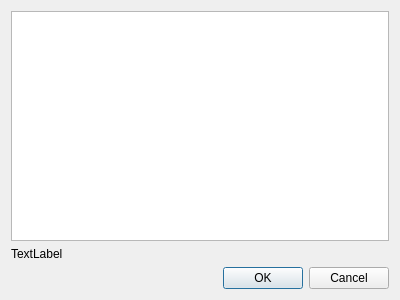
<?xml version="1.0" encoding="UTF-8"?>
<ui version="4.0">
 <class>CheckoutDialog</class>
 <widget class="QDialog" name="CheckoutDialog">
  <property name="geometry">
   <rect>
    <x>0</x>
    <y>0</y>
    <width>400</width>
    <height>300</height>
   </rect>
  </property>
  <property name="windowTitle">
   <string>Dialog</string>
  </property>
  <layout class="QVBoxLayout" name="verticalLayout">
   <item>
    <widget class="QListWidget" name="summaryListWidget"/>
   </item>
   <item>
    <widget class="QLabel" name="finalPriceLabel">
     <property name="text">
      <string>TextLabel</string>
     </property>
    </widget>
   </item>
   <item>
    <widget class="QDialogButtonBox" name="buttonBox">
     <property name="orientation">
      <enum>Qt::Orientation::Horizontal</enum>
     </property>
     <property name="standardButtons">
      <set>QDialogButtonBox::StandardButton::Cancel|QDialogButtonBox::StandardButton::Ok</set>
     </property>
    </widget>
   </item>
  </layout>
 </widget>
 <resources/>
 <connections>
  <connection>
   <sender>buttonBox</sender>
   <signal>accepted()</signal>
   <receiver>CheckoutDialog</receiver>
   <slot>accept()</slot>
   <hints>
    <hint type="sourcelabel">
     <x>248</x>
     <y>254</y>
    </hint>
    <hint type="destinationlabel">
     <x>157</x>
     <y>274</y>
    </hint>
   </hints>
  </connection>
  <connection>
   <sender>buttonBox</sender>
   <signal>rejected()</signal>
   <receiver>CheckoutDialog</receiver>
   <slot>reject()</slot>
   <hints>
    <hint type="sourcelabel">
     <x>316</x>
     <y>260</y>
    </hint>
    <hint type="destinationlabel">
     <x>286</x>
     <y>274</y>
    </hint>
   </hints>
  </connection>
 </connections>
</ui>
